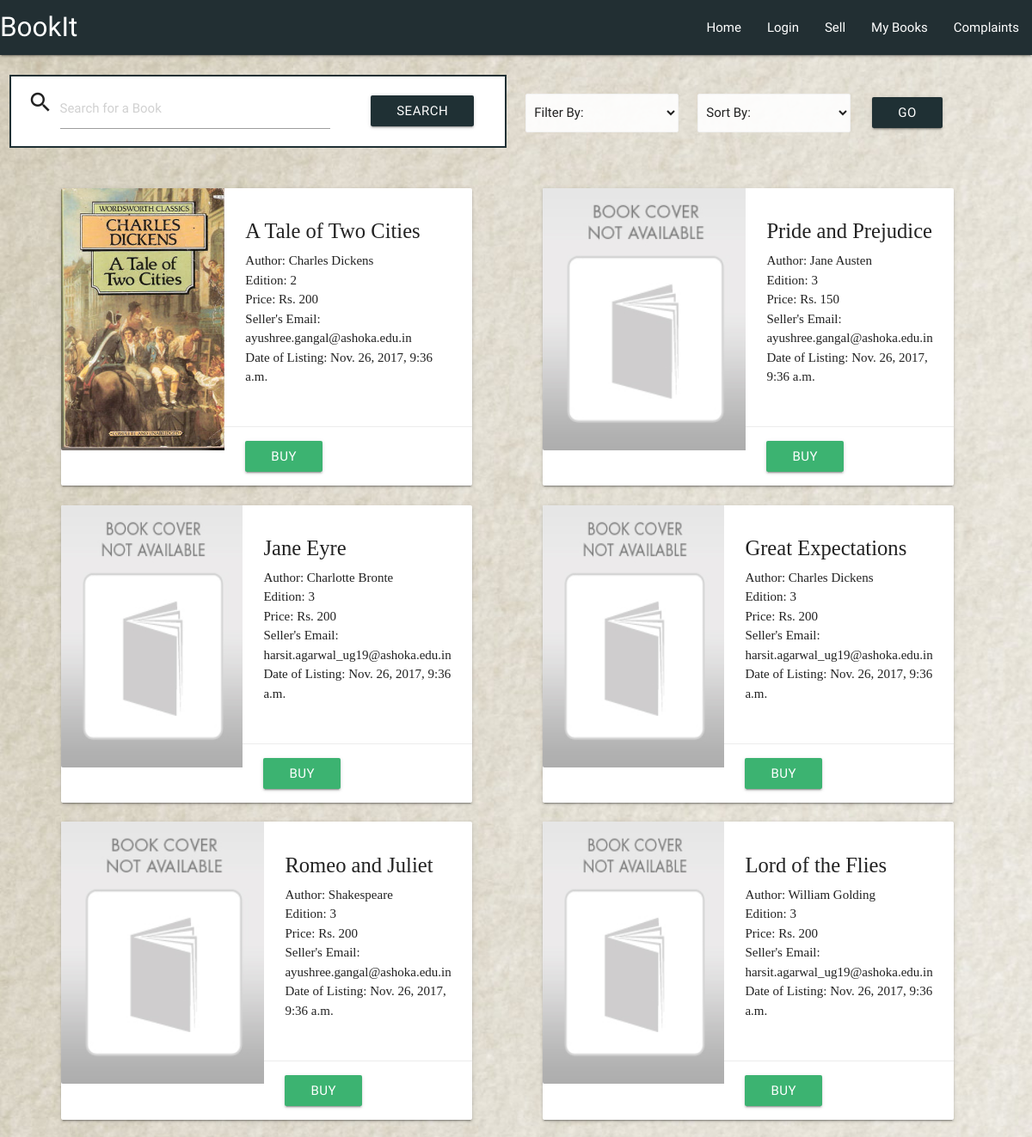
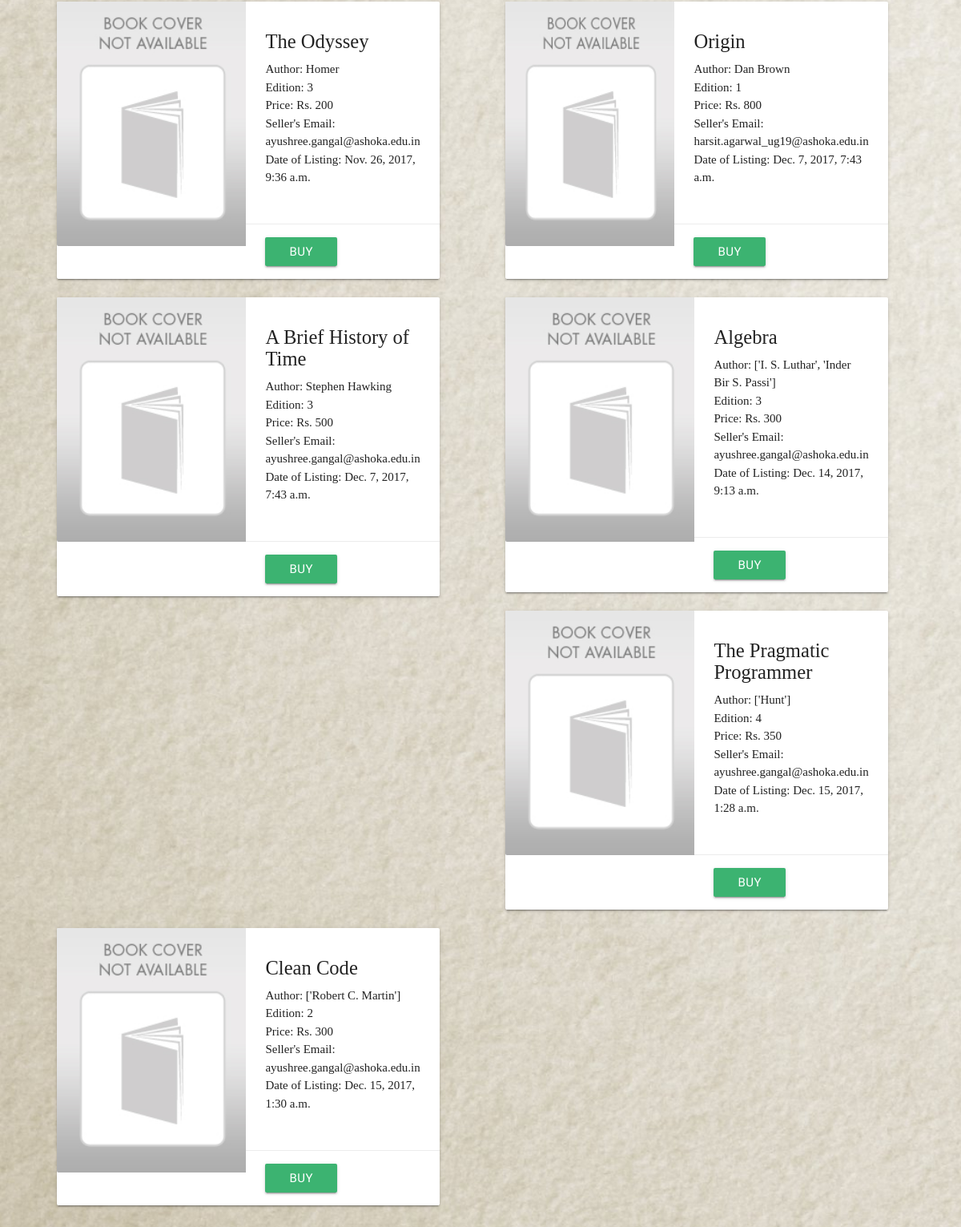
The page /book_search/ on the database its author committed (2 pictures, top to bottom).
### buy_books/models.py (models this page shows)
class BookDetails(models.Model):
    book_name = models.CharField(max_length=200, default="")
    book_author = models.CharField(max_length=200, default="")
    book_price = models.IntegerField(default=-1)
    book_edition = models.CharField(max_length=100, default="")
    book_image = models.CharField(max_length=100, default="")
    seller_email = models.CharField(max_length=200, default="")
    date_time_of_listing = models.DateTimeField(default=datetime.datetime.now())
    book_type = models.CharField(max_length=50, default="")
    book_status = models.CharField(max_length=50, default="")
    book_pages = models.IntegerField(default=0)
    book_publisher = models.CharField(max_length=200, default="")
    book_isbn = models.IntegerField(default=0)

### buy_books/views.py (the view)
# urls.py: url(r'^book_search/', bb_views.book_search, name="book_search"),
def book_search(request):
    query_result = BookDetails.objects.filter(book_status='available')
    book_list = []
    for item in query_result:
        book_list.append(item.book_name)
    if request.method == "POST":
        book_name = request.POST.get("book_query", None)
        filter_request = request.POST.get("filter", None)
        sort_request = request.POST.get("sort", None)
        if book_name is None:
            book_name = ""
        if len(book_name) != 0:
            best_matches = fuzzy_search.get_best_five(book_name, book_list)
            book_details = []
            for book in best_matches:
                for book_object in query_result:
                    if book == book_object.book_name:
                        book_details.append(book_object)
            book_details = general.check_replace_img_path(book_details)
            context = {
                'books': book_details
            }
            return render(request, 'buy_search_browse.html', context)
        else:
            context = {}
            if filter_request is None and sort_request is None:
                query_result = general.check_replace_img_path(query_result)
                context = {
                    'books': query_result
                }
            else:
                book_details = query_result
                if filter_request is not None:
                    book_details = filter_and_sort.filter(query_result, filter_request)
                if sort_request is not None:
                    book_details = filter_and_sort.sort(book_details, sort_request)
                book_details = general.check_replace_img_path(book_details)
                context = {
                    'books': book_details
                }
            return render(request, 'buy_search_browse.html', context)
    else:
        query_result = general.check_replace_img_path(query_result)
        context = {
            'books': query_result
        }
        return render(request, 'buy_search_browse.html', context)

### backend/general.py (called while the page is built)
def check_replace_img_path(query_result):
    book_details = []
    for book in query_result:
        if book.book_image == "" or book.book_image is None:
            book.book_image = "/static/images/books/no_book_cover.jpg"
        book_details.append(book)
    return book_details

### templates/buy_search_browse.html (shortened to what this page needs)
<!DOCTYPE html>
<html lang="en">
<head>
    {% load staticfiles %}
    <link type="text/css" rel="stylesheet" href="{% static 'materialize/css/materialize.min.css' %}"
          media="screen,projection"/>
</head>
<body>
<nav>
    <div class="nav-wrapper" style="background-color: #222F33;">
        <a href="/" class="brand-logo">BookIt</a>
        <ul id="nav-mobile" class="right hide-on-med-and-down">
            {% if user.is_authenticated and backends.associated %}
                <li><a href="{% url 'home' %}">Home</a></li>
                <li><a href="{% url 'sell_isbn_search' %}">Sell</a></li>
                <li><a href="{% url 'my_books' %}">My Books</a></li>
                <li><a href="{% url 'complaints' %}">Complaints</a></li>
            {% else %}
                <li><a href="{% url 'home' %}">Home</a></li>
                <li><a href="{% url 'social:begin' 'google-oauth2' %}?next=/">Login</a></li>
                <li><a href="{% url 'social:begin' 'google-oauth2' %}?next=/sell_isbn">Sell</a></li>
                <li><a href="{% url 'social:begin' 'google-oauth2' %}?next=/my_books">My Books</a></li>
                <li><a href="{% url 'social:begin' 'google-oauth2' %}?next=/complaints">Complaints</a></li>
            {% endif %}
        </ul>
    </div>
</nav>
<br/>
<div class="row center">
    <form class="col s6 " action="{% url 'book_search' %}" method="POST">
        <div class="row" id="search">
            <div class="input-field col s8">
                <i class="material-icons prefix">search</i>
                <input placeholder="Search for a Book" id="book_query" type="text" class="validate"
                       name="book_query">
            </div>
            <br/>
            <button class="waves-effect waves-light btn" type="submit" style="background: #1f3034">Search</button>
        </div>
    </form>
    <br/>
    <form action="{% url 'book_search' %}" method="POST">
        <div class="col s2">
            <select class="browser-default" title="filter" name="filter" id="filter">
                <option value="" disabled selected>Filter By:</option>
            </select>
        </div>
        <div class="col s2">
            <select class="browser-default" title="sort" name="sort" id="sort">
                <option value="" disabled selected>Sort By:</option>
            </select>
        </div>
        <div class="col s2" style="margin-left: -3em; margin-top: 0.25em">
            <button class="waves-effect waves-light btn" type="submit"
                    style="background: #1f3034">
                Go
            </button>
        </div>
    </form>
</div>
{% if books %}
    <div class="row">
        {% for item in books %}
            <div class="col s5" style="margin-left: 5%">
                <div class="card horizontal">
                    <div class="card-image">
                        <img src="{{ item.book_image }}" style="height: 305px;">
                    </div>
                    <div class="card-stacked">
                        <div class="card-content">
                            <p> <h5 style="font-family: Baskerville">{{ item.book_name }} </h5></p>
                            <p>
                                <h7 style="font-family: Baskerville">Author: {{ item.book_author }} </h7>
                            </p>
                            <p>
                                <h7 style="font-family: Baskerville">Edition: {{ item.book_edition }} </h7>
                            </p>
                            <p>
                                <h7 style="font-family: Baskerville">Price: Rs. {{ item.book_price }} </h7>
                            </p>
                            <p>
                                <h7 style="font-family: Baskerville">Seller's Email: {{ item.seller_email }} </h7>
                            </p>
                            <p>
                                <h7 style="font-family: Baskerville">Date of
                                    Listing: {{ item.date_time_of_listing }} </h7>
                            </p>
                            <br/>
                        </div>
                        <form method="get" action={% url  'confirm' %}>
                            <div class="card-action">
                                <button class="waves-effect waves-light btn" type="submit" value="{{ item.id }}"
                                        name="buy_value"
                                        style="background: mediumseagreen">
                                    Buy
                                </button>
                            </div>
                    </div>
                </div>
            </div>
        {% endfor %}
    </div>
{% endif %}
<br/>
<br/>
</body>
</html>

### templates/buy_search_browse.html (style rules this page uses)
body { background: url("/static/images/general-bkg.jpg"); background-size: cover; background-repeat: no-repeat; }
#search { border: 2px solid #1f3034; background-color: white; }

### rows shown on the page
BookDetails: book_image (picture), book_name "A Tale of Two Cities", book_author "Charles Dickens", book_edition "2", book_price "200", seller_email "ayushree.gangal@ashoka.edu.in", date_time_of_listing "Nov. 26, 2017, 9:36 a.m.", {{ item.id }} 11 (drawn)
BookDetails: book_name "Pride and Prejudice", book_author "Jane Austen", book_edition "3", book_price "150", seller_email "ayushree.gangal@ashoka.edu.in", date_time_of_listing "Nov. 26, 2017, 9:36 a.m.", {{ item.id }} 12 (drawn)
BookDetails: book_name "Jane Eyre", book_author "Charlotte Bronte", book_edition "3", book_price "200", seller_email "harsit.agarwal_ug19@ashoka.edu.in", date_time_of_listing "Nov. 26, 2017, 9:36 a.m.", {{ item.id }} 13 (drawn)
BookDetails: book_name "Great Expectations", book_author "Charles Dickens", book_edition "3", book_price "200", seller_email "harsit.agarwal_ug19@ashoka.edu.in", date_time_of_listing "Nov. 26, 2017, 9:36 a.m.", {{ item.id }} 15 (drawn)
BookDetails: book_name "Romeo and Juliet", book_author "Shakespeare", book_edition "3", book_price "200", seller_email "ayushree.gangal@ashoka.edu.in", date_time_of_listing "Nov. 26, 2017, 9:36 a.m.", {{ item.id }} 17 (drawn)
BookDetails: book_name "Lord of the Flies", book_author "William Golding", book_edition "3", book_price "200", seller_email "harsit.agarwal_ug19@ashoka.edu.in", date_time_of_listing "Nov. 26, 2017, 9:36 a.m.", {{ item.id }} 18 (drawn)
BookDetails: book_name "The Odyssey", book_author "Homer", book_edition "3", book_price "200", seller_email "ayushree.gangal@ashoka.edu.in", date_time_of_listing "Nov. 26, 2017, 9:36 a.m.", {{ item.id }} 20 (drawn)
BookDetails: book_name "Origin", book_author "Dan Brown", book_edition "1", book_price "800", seller_email "harsit.agarwal_ug19@ashoka.edu.in", date_time_of_listing "Dec. 7, 2017, 7:43 a.m.", {{ item.id }} 21 (drawn)
BookDetails: book_name "A Brief History of Time", book_author "Stephen Hawking", book_edition "3", book_price "500", seller_email "ayushree.gangal@ashoka.edu.in", date_time_of_listing "Dec. 7, 2017, 7:43 a.m.", {{ item.id }} 22 (drawn)
BookDetails: book_name "Algebra", book_author "['I. S. Luthar', 'Inder Bir S. Passi']", book_edition "3", book_price "300", seller_email "ayushree.gangal@ashoka.edu.in", date_time_of_listing "Dec. 14, 2017, 9:13 a.m.", {{ item.id }} 23 (drawn)
BookDetails: book_name "The Pragmatic Programmer", book_author "['Hunt']", book_edition "4", book_price "350", seller_email "ayushree.gangal@ashoka.edu.in", date_time_of_listing "Dec. 15, 2017, 1:28 a.m.", {{ item.id }} 24 (drawn)
BookDetails: book_name "Clean Code", book_author "['Robert C. Martin']", book_edition "2", book_price "300", seller_email "ayushree.gangal@ashoka.edu.in", date_time_of_listing "Dec. 15, 2017, 1:30 a.m.", {{ item.id }} 25 (drawn)
